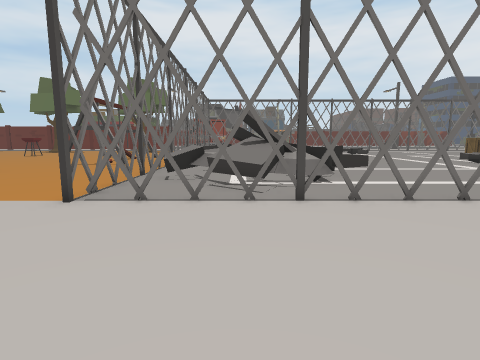
[1] (above)

24 first-person views from a walk through a 3-D level made in the Unity game engine. The camera is 1.4 m above the floor, tilts 8° down and sees 80° across. The floor is counted in squares, 1 m on a side. Each view is taken from the middle of a square. On the plan, view 1 faces up. The plan holds only what a view shows up to about 14 squares ahead; the rest is blank. The place goes on beyond the plan. The player character is not drawn.

[2]
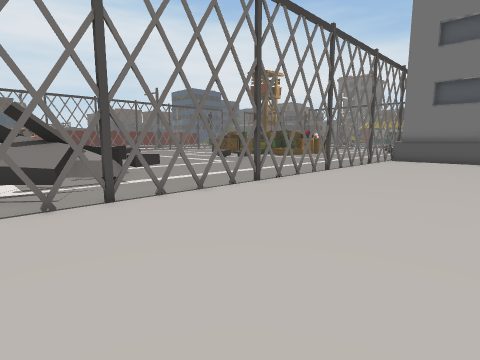

[3]
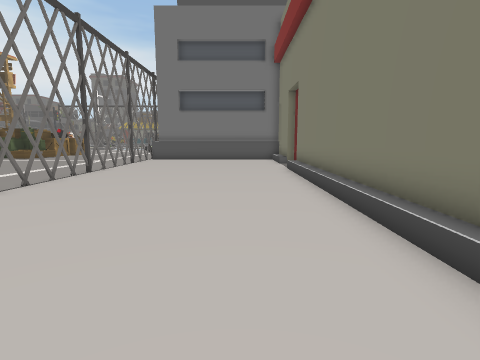

[4]
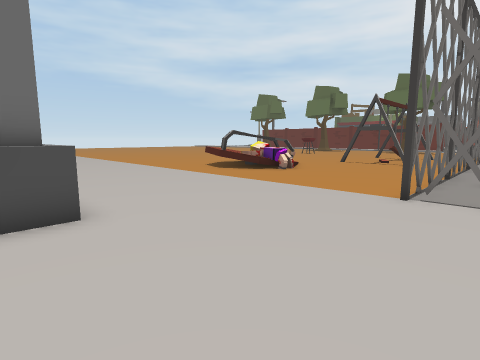

[5]
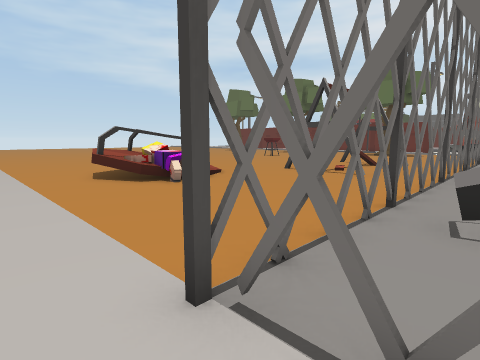

[6]
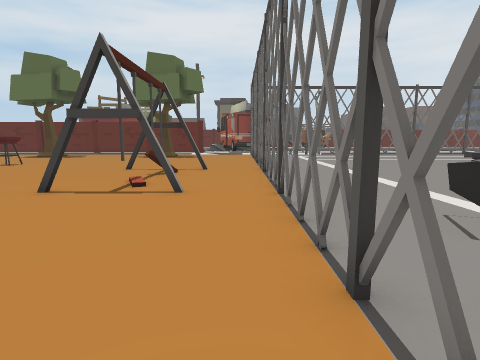

[7]
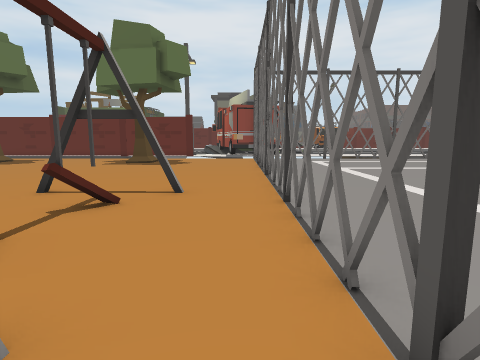

[8]
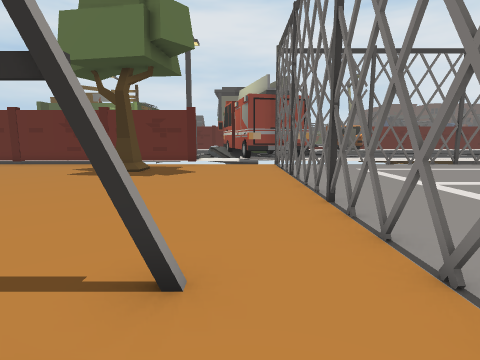

[9]
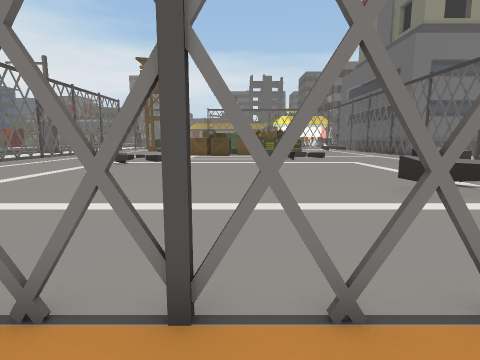

[10]
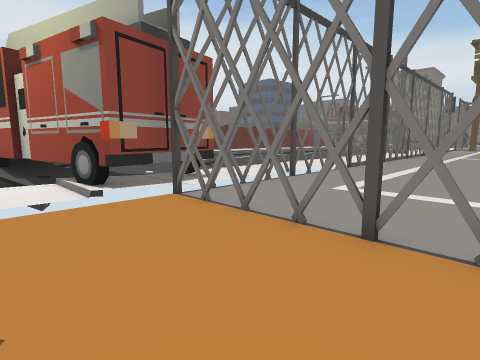

[11]
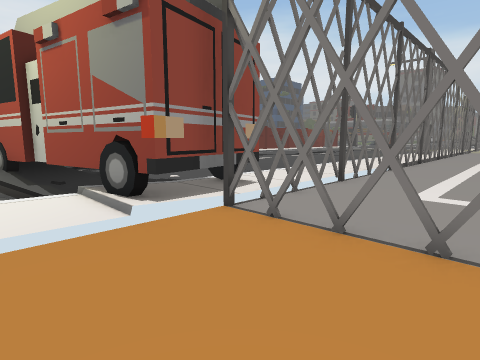

[12]
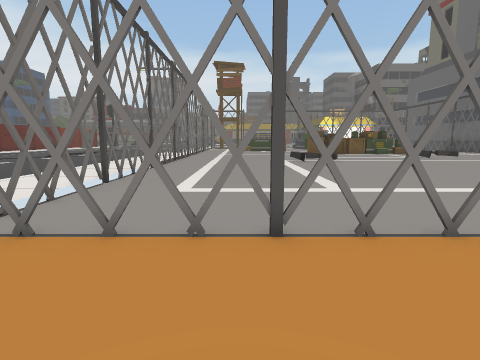

[13]
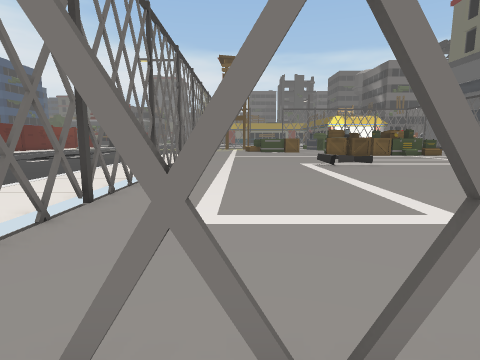

[14]
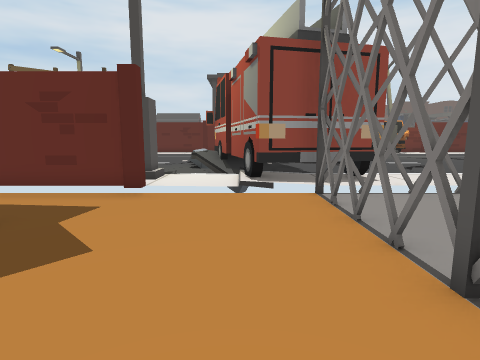

[15]
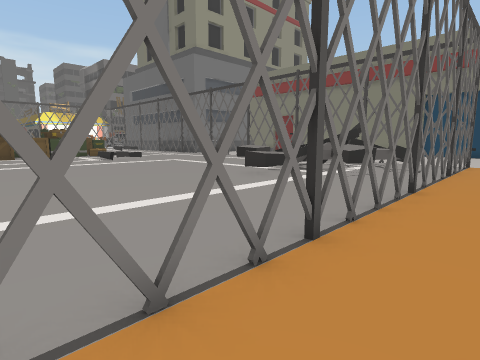

[16]
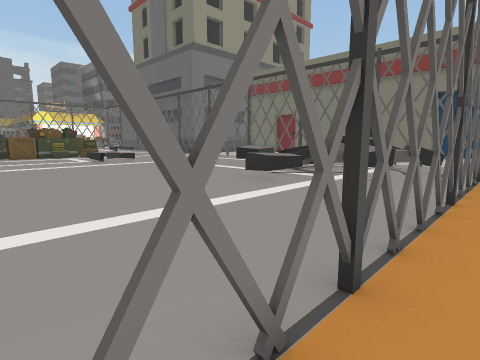

[17]
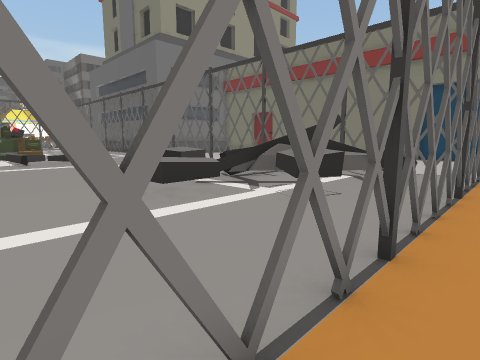

[18]
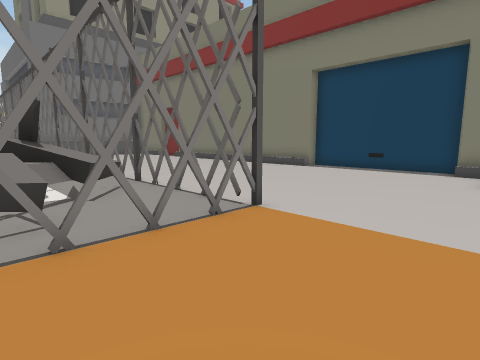

[19]
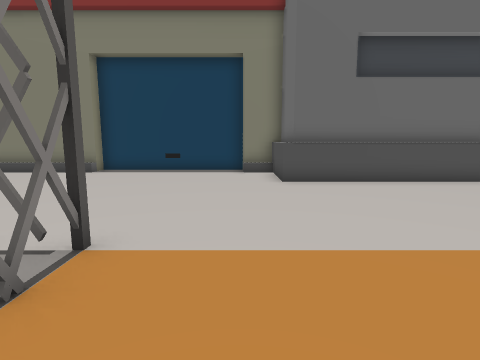

[20]
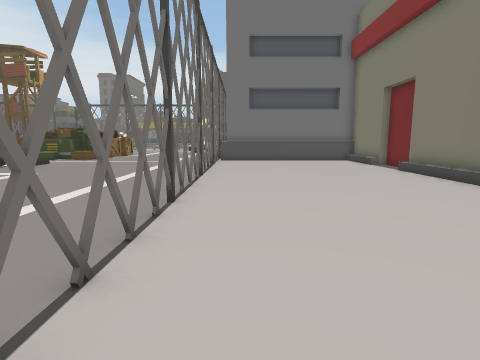

[21]
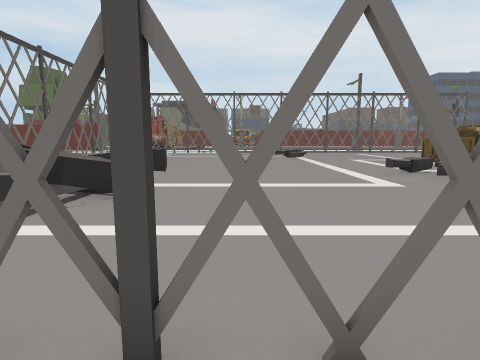

[22]
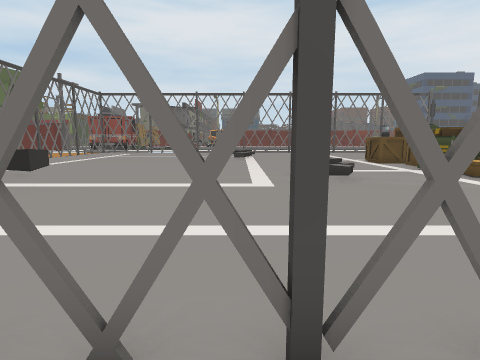

[23]
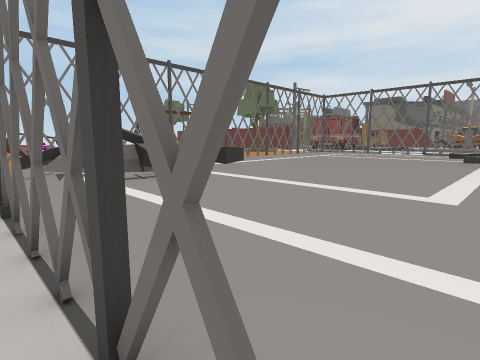

[24]
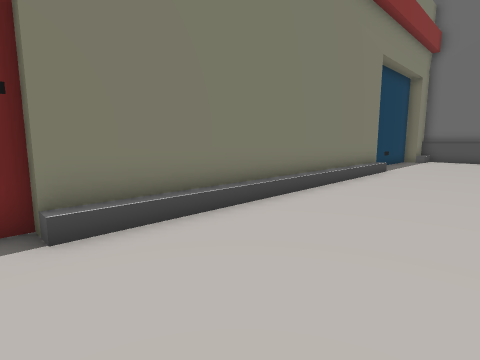

### Floor plan
Key: @ floor where view 1 was taken; # wall or solid block; x gap in a wall; . main floor; : floor 0.25 m higher than the main floor; - floor 0.25 m lower than the main floor; + floor 1 m higher than the main floor; / step, stairs or slope; = window, fence, low wall or low ledge; ^ raised ledge; v drop or lower ground; T tree; H thing the floor can be seen under or through; O other object.
Columns run from 11 left of view 1 to 14 right of it. Each row starts with its distance up from view 1.
 42    =#^   ...........
 41    .-#   .. ........
 40      ^
 39   :::#^^ O:::::::::
 38   #::O#^  :::::::::
 37   :::###HH::::::::
 36 ###....#.HHH.#x#.#x#
 35 ....................
 34 .......x.............
 33 T....................
 32 .......x.............
 31  ......#.............
 30 .....................
 29 .....................
 28 .....................
 27 .......#.............
 26 .......x.............
 25 .....................
 24 .......x.............
 23 .O..O..................
 22 .......x................
 21 ..OO...x................
 20 ...O....................
 19 .......x..................
 18 ..........................
 17 .O..O..x................OO
 16 .......x....^^............
 15 ............^^.=..........
 14 .......x..=#.v.^=.........
 13 /.........#++=............
 12 /......x..O= ===..........
 11 OO.....#==O= +=...........
 10 OO.....#==##=#=...........
  9 ..........=#=#==..........
  8 ..........===O............
  7 .......##.#####..xx.x.xx.
  6 ..........................
  5 ..........................
  4 ..........................
  3 ..........................
  2 ..........................
  1 ..........................
  0 ####.......@..............
 -1    #......................
 -2    #......................
 -3    ###......##############
 -4      ########

Where each view was taken, in squares from view 1:
view 1: 0 up, 0 right, facing up
view 2: 0 up, 1 left, facing up-right
view 3: 0 up, 1 left, facing right
view 4: 1 down, 2 left, facing up-left
view 5: 5 up, 2 left, facing up-left
view 6: 9 up, 5 left, facing up
view 7: 15 up, 5 left, facing up
view 8: 20 up, 6 left, facing up
view 9: 21 up, 6 left, facing right
view 10: 30 up, 8 left, facing up-right
view 11: 32 up, 8 left, facing up-right
view 12: 32 up, 8 left, facing right
view 13: 33 up, 5 left, facing right
view 14: 29 up, 6 left, facing up
view 15: 25 up, 6 left, facing down-right
view 16: 24 up, 5 left, facing down-right
view 17: 20 up, 5 left, facing down-right
view 18: 11 up, 8 left, facing down-right
view 19: 10 up, 6 left, facing down
view 20: 5 up, 0 right, facing right
view 21: 5 up, 7 right, facing up
view 22: 5 up, 11 right, facing up
view 23: 6 up, 13 right, facing up-left
view 24: 2 up, 14 right, facing down-left
